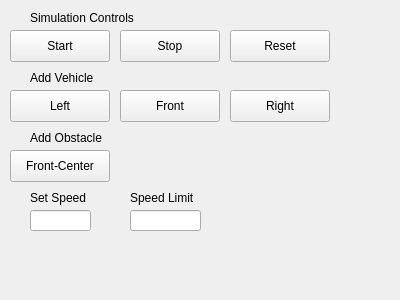
<?xml version="1.0" encoding="UTF-8"?>
<ui version="4.0">
 <class>controlPanel</class>
 <widget class="QWidget" name="controlPanel">
  <property name="geometry">
   <rect>
    <x>0</x>
    <y>0</y>
    <width>400</width>
    <height>300</height>
   </rect>
  </property>
  <property name="windowTitle">
   <string>Control Panel</string>
  </property>
  <property name="autoFillBackground">
   <bool>false</bool>
  </property>
  <property name="styleSheet">
   <string notr="true"/>
  </property>
  <widget class="QLabel" name="label_simulation_controls">
   <property name="geometry">
    <rect>
     <x>30</x>
     <y>10</y>
     <width>121</width>
     <height>16</height>
    </rect>
   </property>
   <property name="text">
    <string>Simulation Controls</string>
   </property>
  </widget>
  <widget class="QPushButton" name="startButton">
   <property name="geometry">
    <rect>
     <x>10</x>
     <y>30</y>
     <width>100</width>
     <height>32</height>
    </rect>
   </property>
   <property name="locale">
    <locale language="English" country="UnitedStates"/>
   </property>
   <property name="text">
    <string>Start</string>
   </property>
  </widget>
  <widget class="QPushButton" name="stopButton">
   <property name="geometry">
    <rect>
     <x>120</x>
     <y>30</y>
     <width>100</width>
     <height>32</height>
    </rect>
   </property>
   <property name="text">
    <string>Stop</string>
   </property>
  </widget>
  <widget class="QPushButton" name="resetButton">
   <property name="geometry">
    <rect>
     <x>230</x>
     <y>30</y>
     <width>100</width>
     <height>32</height>
    </rect>
   </property>
   <property name="text">
    <string>Reset</string>
   </property>
  </widget>
  <widget class="QLabel" name="label_add_vehicle">
   <property name="geometry">
    <rect>
     <x>30</x>
     <y>70</y>
     <width>81</width>
     <height>16</height>
    </rect>
   </property>
   <property name="text">
    <string>Add Vehicle</string>
   </property>
  </widget>
  <widget class="QPushButton" name="addVehicleLeftButton">
   <property name="geometry">
    <rect>
     <x>10</x>
     <y>90</y>
     <width>100</width>
     <height>32</height>
    </rect>
   </property>
   <property name="text">
    <string>Left</string>
   </property>
  </widget>
  <widget class="QPushButton" name="addVechicleFrontButton">
   <property name="geometry">
    <rect>
     <x>120</x>
     <y>90</y>
     <width>100</width>
     <height>32</height>
    </rect>
   </property>
   <property name="text">
    <string>Front</string>
   </property>
  </widget>
  <widget class="QPushButton" name="addVehicleRightButton">
   <property name="geometry">
    <rect>
     <x>230</x>
     <y>90</y>
     <width>100</width>
     <height>32</height>
    </rect>
   </property>
   <property name="text">
    <string>Right</string>
   </property>
  </widget>
  <widget class="QLabel" name="label_add_obstacle">
   <property name="geometry">
    <rect>
     <x>30</x>
     <y>130</y>
     <width>91</width>
     <height>16</height>
    </rect>
   </property>
   <property name="text">
    <string>Add Obstacle</string>
   </property>
  </widget>
  <widget class="QPushButton" name="addObstacleFrontCenterButton">
   <property name="geometry">
    <rect>
     <x>10</x>
     <y>150</y>
     <width>100</width>
     <height>32</height>
    </rect>
   </property>
   <property name="text">
    <string>Front-Center</string>
   </property>
  </widget>
  <widget class="QLabel" name="label_speed">
   <property name="geometry">
    <rect>
     <x>30</x>
     <y>190</y>
     <width>71</width>
     <height>16</height>
    </rect>
   </property>
   <property name="text">
    <string>Set Speed</string>
   </property>
  </widget>
  <widget class="QLineEdit" name="speed_lineEdit">
   <property name="geometry">
    <rect>
     <x>30</x>
     <y>210</y>
     <width>61</width>
     <height>21</height>
    </rect>
   </property>
   <property name="styleSheet">
    <string notr="true"/>
   </property>
  </widget>
  <widget class="QLabel" name="label_speed_limit">
   <property name="geometry">
    <rect>
     <x>130</x>
     <y>190</y>
     <width>81</width>
     <height>16</height>
    </rect>
   </property>
   <property name="text">
    <string>Speed Limit</string>
   </property>
  </widget>
  <widget class="QLineEdit" name="speed_limit_lineEdit">
   <property name="geometry">
    <rect>
     <x>130</x>
     <y>210</y>
     <width>71</width>
     <height>21</height>
    </rect>
   </property>
   <property name="styleSheet">
    <string notr="true"/>
   </property>
  </widget>
 </widget>
 <resources/>
 <connections/>
</ui>
